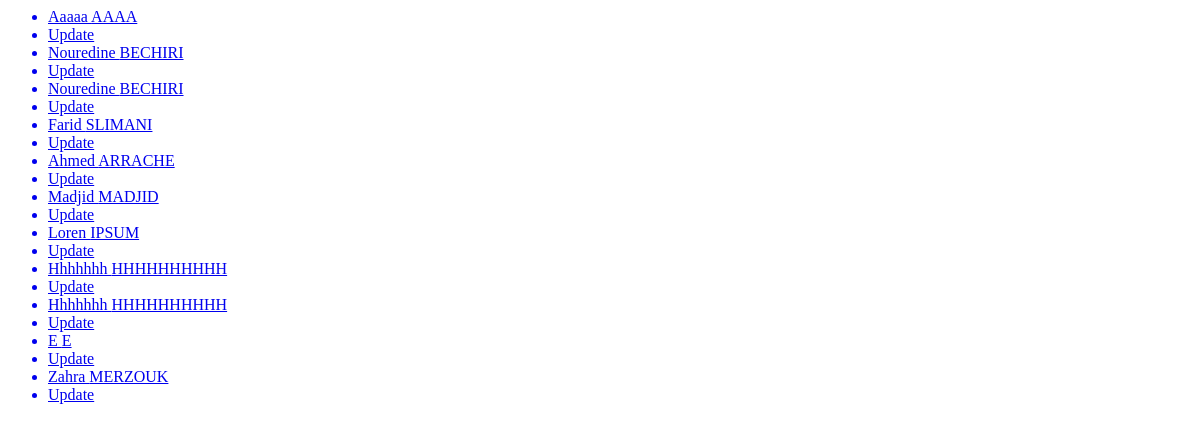
The page /accounts/list-user on the database as committed earlier.
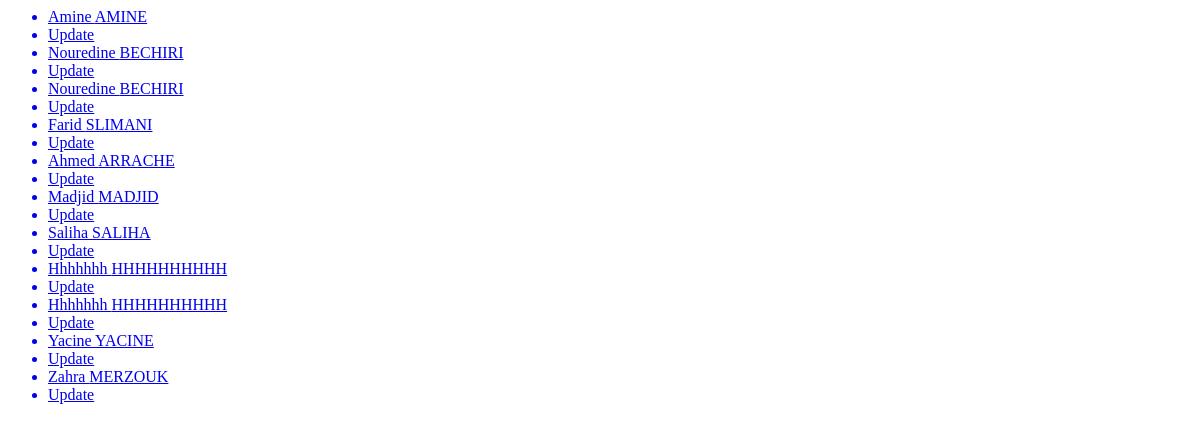
The same page on the database as committed later.
### accounts/models.py (models this page shows)
class User(models.Model):
    first_name = models.CharField(max_length=50)
    last_name = models.CharField(max_length=50)
    age = models.IntegerField()

### accounts/views.py (the view)
# urls.py: path('list-user', views.ListUser.as_view(), name='list_user'),
class ListUser(ListView):
    model = models.User
    template_name = "accounts/list_user.html"
    context_object_name = 'users'

### templates/accounts/list_user.html
<ul>
    {% for user in users %}
    <a href=" {% url 'detail_user' user.id  %}"><li>{{user.first_name|capfirst}} {{user.last_name|upper}}</li></a>
    <a href="{% url 'update_user' user.id  %}"><li>Update</li></a>
    {% endfor %}
</ul>

Rows that differ between the two databases and show on the page:
removed User: first_name "Aaaaa", last_name "AAAA"
removed User: first_name "Loren", last_name "IPSUM"
added User: first_name "Amine", last_name "AMINE"
added User: first_name "Saliha", last_name "SALIHA"
changed User: first_name "E" → "Yacine"; last_name "E" → "YACINE"
